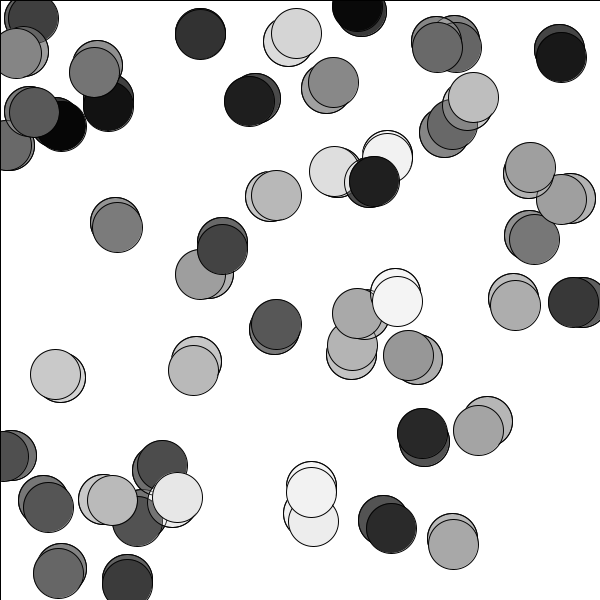
Frame 1 (no input)
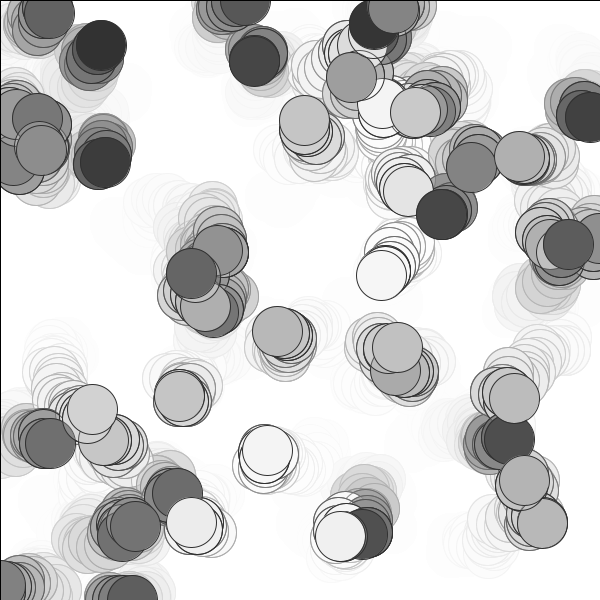
Frame 60 (the mouse pressed at the canvas centre just before this capture)
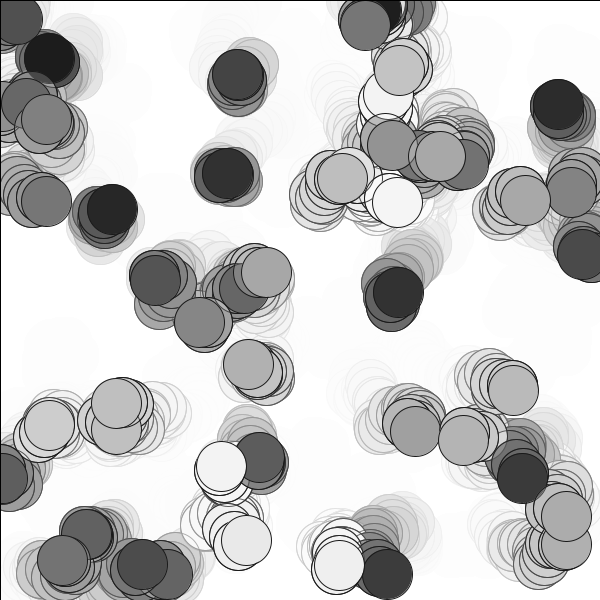
Frame 120 (the mouse held since frame 60 and released just before this capture)

The Processing sketch that drew these frames (run headless with seeded random() and noise(); from frame 60 on, the mouse is pressed at the canvas centre):

// Processing sketch: processing_62172
// ── processing_62172.pde


// VARIABLES.........................
int cirNUM;
int  sizeX;
int  sizeY;
int  i;
MyCircle[] circles;



// SETUP.............................
void setup(){
    cirNUM = 50;
    sizeX = 600;
    sizeY = 600;
    i = 0;
    size(600, 600);
    background(255);
    stroke(0);
    frameRate(120); /* 60 is default */
  
  
  // Create circle array
  circles = new MyCircle[cirNUM];
  for(i=0; i< cirNUM; i=i+1){
    circles[i] = new MyCircle(int(random(600)), int(random(600)), int(random(255)));
    circles[i].paint();
  }
  
}




// DRAW..............................
void draw(){
  
  for(i = 0; i< cirNUM; i=i+1){
  circles[i].update();
  }
  
  fill(255,random(50));
  rect(0, 0, sizeX, sizeY);
}




// FUNCTIONS .......................
void mouseClicked(){
  for(i = 0; i< cirNUM; i=i+1){
  if ( ishovering(circles[i].getX(), circles[i].getY(), mouseX, mouseY) )
    circles[i].active=0;
  }
}

boolean ishovering(int cx, int cy, int mx, int my){
  // just checking near, square around the circle
  //int sz = 50/2; // too difficult to click on
  int sz = 50; // big square around ;)
  if ( cx > (mx-sz) && cx < (mx+sz) && cy > (my-sz) && cy < (my+sz))
    return true;
  return false;
  
}


// CLASS ...........................
class MyCircle{
  
  // Variables
  int x, y;
  int thecolor;
  int active = 0;
  
  // Constructor
  MyCircle(int posx, int posy, int clr){
    x = posx;
    y = posy;
    thecolor = clr;
    active = 1;
  }  
  
  // Methods
  void paint(){
    fill(thecolor);
    ellipse(x, y, 50, 50);
  }
  
  int getX(){
    return x;
  }
  
  int getY(){
    return y;
  }
  
  void update(){
    int factor = 10;
    // "remove old one (repainting over it)"
    // it does not work exactly because we use int, not floats!!
    if ( active == 1 ){
      fill(255,50);
      ellipse(x, y, 50, 50);
      fill(0);
      // get new position
      x += int(random(-factor, factor));
      y += int(random(-factor, factor));
      // check limits
      if ( x < 0)
        x = 0;
      if ( x > sizeX )
        x = sizeX;
      if ( y < 0)
        y = 0;
      if ( y > sizeY )
        y = sizeY;      
      // paint again
      paint();
    }
  }
  
    /* NOT NEEDED NOW
  void changestate(){
    // flip value, 0 or 1, it could be boolean but...
    active = ( active + 1 ) % 2;
  }*/
}
